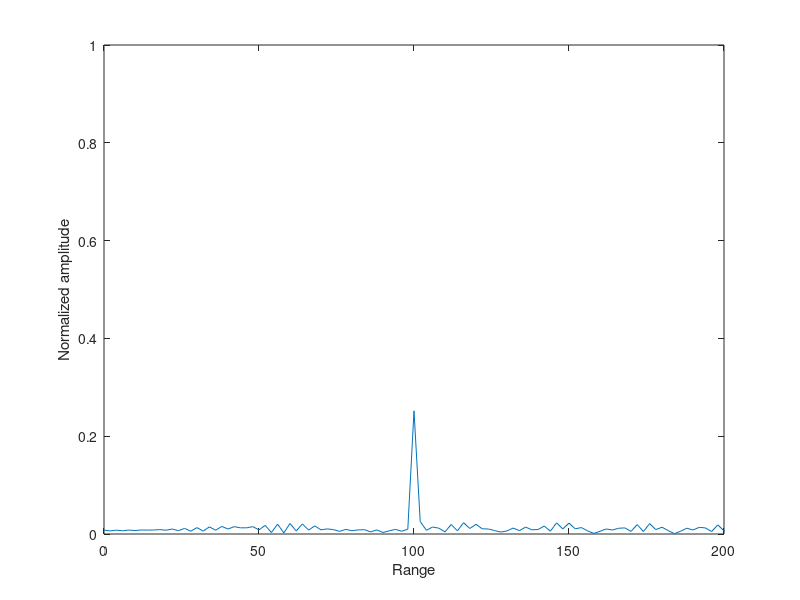
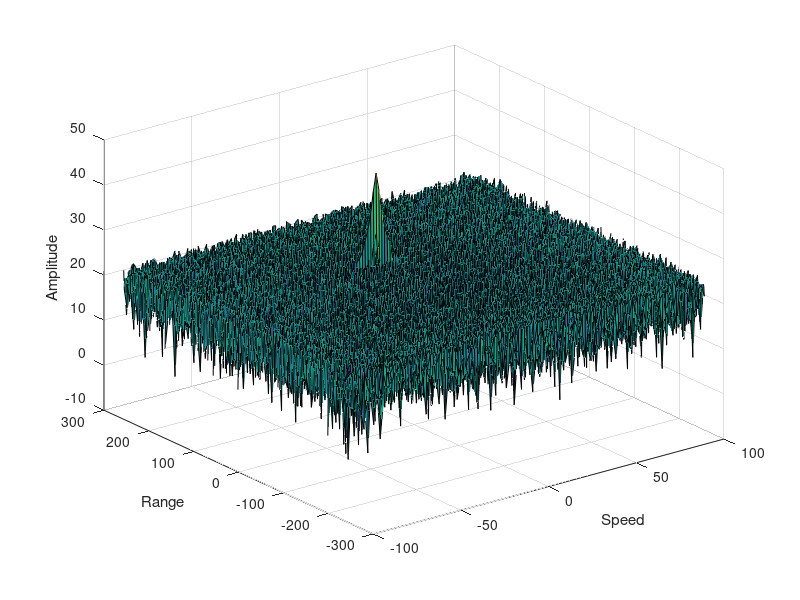
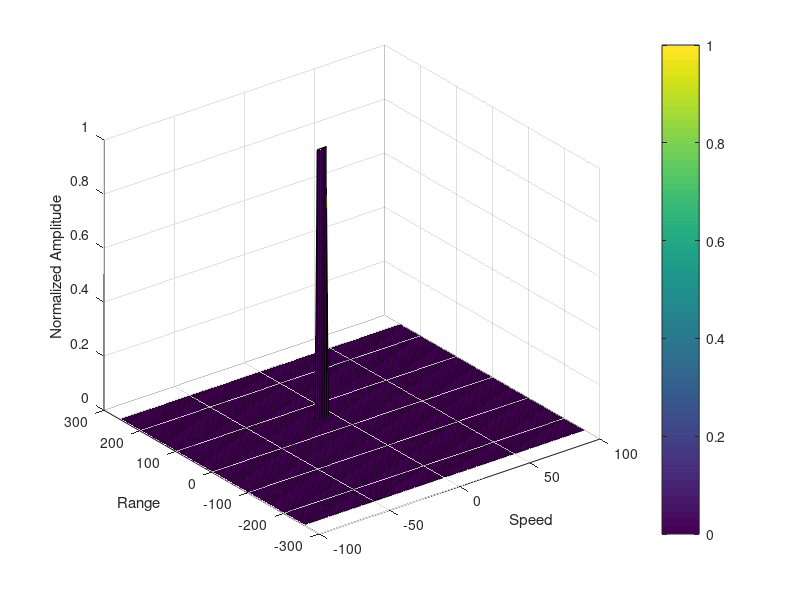

MATLAB code for these plots, in order:
clear all;
clc;

%% Radar Specifications 
%%%%%%%%%%%%%%%%%%%%%%%%%%%
% Frequency of operation = 77GHz
% Max Range = 200m
% Range Resolution = 1 m
% Max Velocity = 100 m/s
%%%%%%%%%%%%%%%%%%%%%%%%%%%

fc = 77e9;
radar_range_resolution = 1;
radar_range_max = 200;
radar_velocity_max = 70;
radar_velocity_resolution = 3;

%speed of light = 3e8
c = 3e8;



%% User Defined Range and Velocity of target
% *%TODO* :
% Define the target's initial position and velocity. 
% Note : Velocity remains contant.

target_range = 100;
target_velocity = -20;



%% FMCW Waveform Generation

% *%TODO* :
% Design the FMCW waveform by giving the specs of each of its parameters.
% Calculate the Bandwidth (B), Chirp Time (Tchirp)
% and Slope (slope) of the FMCW chirp using the requirements above.

B = c /(2 * radar_range_resolution);

t_sweep = 5.5;
Tchirp = t_sweep * 2 * (radar_range_max/c);
slope = B / Tchirp;
                                                          
% The number of chirps in one sequence.
% Its ideal to have 2^ value for the ease of running the FFT
% for Doppler Estimation. 
Nd = 128;               % #of doppler cells OR #of sent periods % number of chirps

%The number of samples on each chirp. 
Nr = 1024;              % for length of time OR # of range cells

% Timestamp for running the displacement scenario for every sample on each chirp
t = linspace(0, Nd * Tchirp, Nr * Nd);      %total time for samples


% Creating the vectors for Tx, Rx and Mix based on the total samples input.
Tx = zeros(1, length(t));       % transmitted signal
Rx = zeros(1, length(t));       % received signal
Mix = zeros(1, length(t));      % beat signal

% Similar vectors for range_covered and time delay.
r_t = zeros(1, length(t));
td = zeros(1, length(t));


%% Signal generation and Moving Target simulation
% Running the radar scenario over the time. 

for i = 1:length(t)         
    
    
    % *%TODO* :
    % For each time stamp update the Range of the Target for constant velocity. 
    
    tau = (target_range + t(i) * target_velocity) / c;       % seconds


    % *%TODO* :
    % For each time sample
    % we need to update the transmitted and received signal. 
    Tx(i) = cos(2 * pi * (fc * t(i) + slope * t(i)^2 / 2));
    Rx(i) = cos(2 * pi * (fc * (t(i) - tau) + slope * (t(i) - tau)^2 / 2));
    
    % *%TODO* :
    % Now by mixing the transmit and receive generate the beat signal.
    % This is done by element wise maTC_rangeix multiplication 
    % of TC_rangeansmit and Receiver Signal.
    Mix(i) = Tx(i) * Rx(i);
    
end

%% RANGE MEASUREMENT


% *%TODO* :
% Reshape the vector into Nr*Nd array.
% Nr and Nd here would also define the size of Range and Doppler FFT respectively.

beat = reshape(Mix, [Nr, Nd]);


% *%TODO* :
% Run the FFT on the beat signal along the range bins dimension (Nr) and normalize.

signal_fft = fft(beat) / Nr;


% *%TODO* :
% Take the absolute value of FFT output.

abs_fft = abs(signal_fft);


% *%TODO* :
% Output of FFT is double sided signal, but we are interested in only one side of the spectrum.
% Hence we throw out half of the samples.

one_side_fft = abs_fft(1 : Nr/2);


% plotting the range
figure('Name','Range from First FFT')
%subplot(2,1,1)

f = Nr / length(one_side_fft) * (0 : (Nr/2 - 1));
plot(f, one_side_fft); 
axis([0 200 0 1]);
xlabel('Range');
ylabel('Normalized amplitude');




%% RANGE DOPPLER RESPONSE
% The 2D FFT implementation is already provided here.
% This will run a 2DFFT on the mixed signal (beat signal) output 
% and generate a range doppler map.
% You will implement CFAR on the generated range_doppler_map.


% Range Doppler Map Generation.

% The output of the 2D FFT is an image 
% that has reponse in the range and doppler FFT bins.
% So, it is important to convert the axis from bin sizes
% to range and doppler based on their Max values.

Mix = reshape(Mix, [Nr, Nd]);

% 2D FFT using the FFT size for both dimensions.
sig_fft2 = fft2(Mix, Nr, Nd);

% Taking just one side of signal from Range dimension.
sig_fft2 = sig_fft2(1:(Nr/2), 1:Nd);
sig_fft2 = fftshift(sig_fft2);
range_doppler_map = abs(sig_fft2);
range_doppler_map = 10 * log10(range_doppler_map);

% Use the surf function to plot the output of 2DFFT 
% and to show axis in both dimensions.
doppler_axis = linspace(-100, 100, Nd);
range_axis = linspace(-200, 200, Nr/2) * ((Nr/2) / 400);
figure('Name', 'Range From FFT2');
surf(doppler_axis, range_axis, range_doppler_map);
xlabel('Speed');
ylabel('Range');
zlabel('Amplitude');




%% CFAR implementation

% Slide Window through the complete Range Doppler Map

% *%TODO* :
% Select the number of TC_rangeaining Cells in both the dimensions.

TC_range = 12;      %10
TC_doppler = 6;     %6


% *%TODO* :
% Select the number of Guard Cells in both dimensions around the Cell 
% under test (CUT) for accurate estimation.

GC_range = 6;       %4
GC_doppler = 4;     %2


% *%TODO* :
% Offset the threshold by SNR value in dB.

offset = 18;            %%%%%%



% *%TODO* :
% Design a loop such that it slides the CUT across range doppler map
% by giving margins at the edges for training and Guard Cells.
% For every iteration sum the signal level within all the training cells.
% To sum convert the value from logarithmic to linear using db2pow function.
% Average the summed values for all of the training cells used.
% After averaging convert it back to logarithimic using pow2db.
% Further add the offset to it to determine the threshold. 
% Next, compare the signal under CUT with this threshold. 
% If the CUT level > threshold assign it a value of 1, else equate it to 0.

% Use CFAR[x,y] as the matrix from the output of 2D FFT for implementing CFAR.

CFAR = zeros(size(range_doppler_map));

num_GC = (2 * GC_range + 1) * (2 * GC_doppler + 1) - 1;              % Remove CUT
num_TC = (2 * TC_range + 2 * GC_range + 1) * (2 * TC_doppler + 2 * GC_doppler + 1) - (num_GC + 1);


% Use CFAR[x,y] from the output of 2D FFT above for implementing CFAR
for range_index = TC_range + GC_range + 1 : Nr/2 - TC_range - GC_range
    for doppler_index = TC_doppler + GC_doppler + 1 : Nd - TC_doppler - GC_doppler
        % Slice the entire window
        training = range_doppler_map(range_index - TC_range - GC_range : range_index + TC_range + GC_range, ...
                       doppler_index - TC_doppler - GC_doppler : doppler_index + TC_doppler + GC_doppler);
        % Set all non-TC_rangeaining cells to zero
        training(range_index - GC_range : range_index + GC_range, ...
                 doppler_index - GC_doppler : doppler_index + GC_doppler) = 0;
        % Convert decibel measurements to power
        training = db2pow(training);
        % Calculate the TC_rangeaining mean
        training = sum(training) / num_TC;
        % Revert average power to decibels
        training = pow2db(training);
        % Use the offset to determine the SNR threshold
        threshold = training + offset;
        % Apply the threshold to the CUT
        if range_doppler_map(range_index, doppler_index) > threshold
            CFAR(range_index, doppler_index) = 1;
        end
    end
end



% *%TODO* :
% The process above will generate a thresholded block, 
% which is smaller than the Range Doppler Map
% as the CUT cannot be located at the edges of maTC_rangeix. 
% Hence, few cells will not be thresholded.
% To keep the map size same set those values to 0. 
 
CFAR(CFAR ~= 0 & CFAR ~= 1) = 0;



% *%TODO* :
% Display the CFAR output using the Surf function like we did for Range
% Doppler Response output.
figure('Name', 'replace this with output')
surf(doppler_axis, range_axis, CFAR);
colorbar;
xlabel('Speed');
ylabel('Range');
zlabel('Normalized Amplitude');
%view(315, 45);